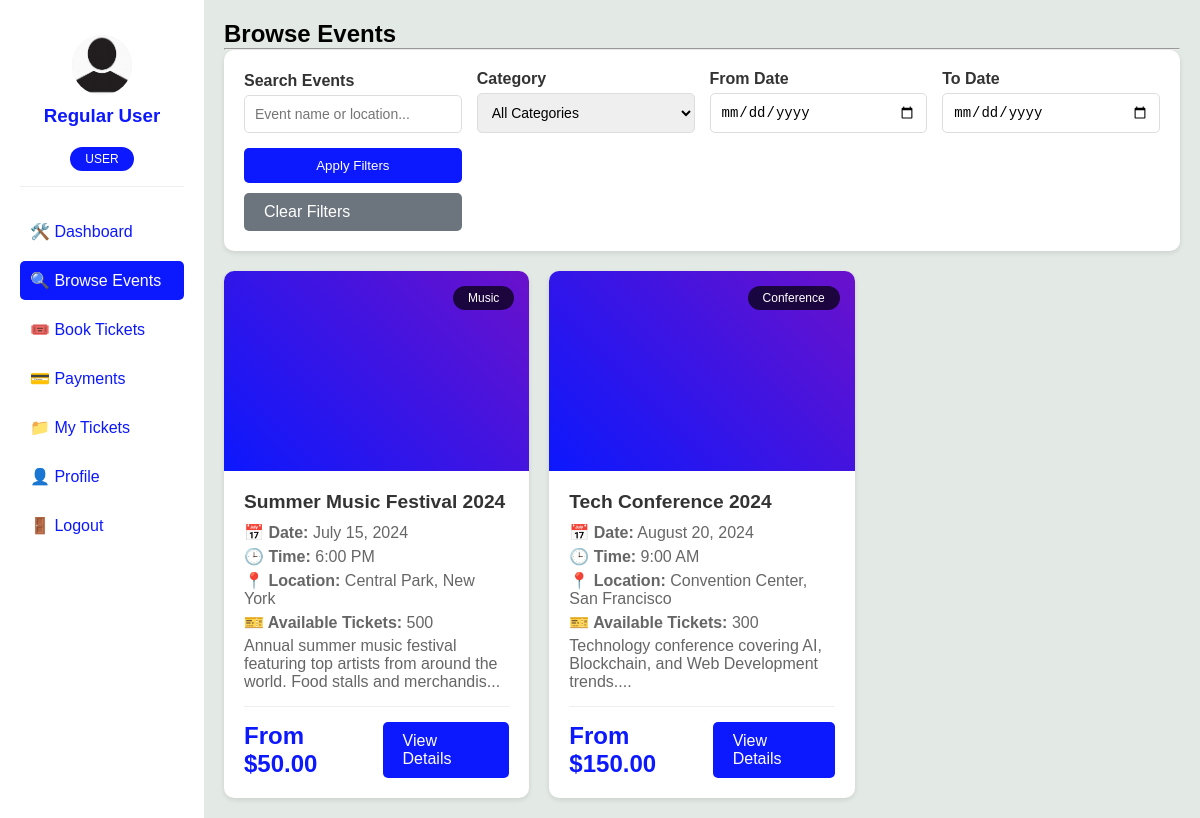
The app's page /user/browse.php (signed in) with its own data.
### tables this page shows
CREATE TABLE IF NOT EXISTS `events` (
  `id` int(11) NOT NULL AUTO_INCREMENT,
  `organizer_id` int(11) NOT NULL,
  `event_name` varchar(200) NOT NULL,
  `event_date` date NOT NULL,
  `event_time` time NOT NULL,
  `event_location` varchar(255) NOT NULL,
  `event_category` varchar(50) DEFAULT NULL,
  `ticket_price` decimal(10,2) NOT NULL,
  `total_tickets` int(11) NOT NULL,
  `event_description` text DEFAULT NULL,
  `created_at` timestamp DEFAULT CURRENT_TIMESTAMP,
  PRIMARY KEY (`id`),
  KEY `organizer_id` (`organizer_id`),
  KEY `event_date` (`event_date`)
);

CREATE TABLE IF NOT EXISTS `tickets` (
  `ticket_id` int(11) NOT NULL AUTO_INCREMENT,
  `event_id` int(11) NOT NULL,
  `ticket_type` varchar(50) NOT NULL,
  `price` decimal(10,2) NOT NULL,
  `total_quantity` int(11) NOT NULL,
  `available_quantity` int(11) NOT NULL,
  `sold_quantity` int(11) DEFAULT 0,
  `seat_layout` text DEFAULT NULL,
  `description` text DEFAULT NULL,
  `created_at` timestamp DEFAULT CURRENT_TIMESTAMP,
  PRIMARY KEY (`ticket_id`),
  KEY `event_id` (`event_id`),
  KEY `ticket_type` (`ticket_type`)
);

### config.php (called while the page is built, shortened)
<?php
try {
    $conn = new mysqli(DB_HOST, DB_USER, DB_PASS, DB_NAME);
} catch(Exception $e) {
    die("Connection failed: " . $e->getMessage());
}
function executeQuery($sql, $params = [], $types = "") {
    global $conn;
    $stmt = $conn->prepare($sql);
    if (!empty($params)) {
        $stmt->bind_param($types, ...$params);
    }
    $stmt->execute();
    return $stmt;
}
function fetchAll($sql, $params = [], $types = "") {
    $stmt = executeQuery($sql, $params, $types);
    $result = $stmt->get_result();
    $rows = [];
    while ($row = $result->fetch_assoc()) {
        $rows[] = $row;
    }
    return $rows;
}
function getAllEvents($filters = []) {
    $sql = "SELECT * FROM events WHERE 1=1";
    $params = [];
    $types = "";
    $sql .= " ORDER BY event_date ASC";
    return fetchAll($sql, $params, $types);
}
?>

### user/browse.php (the view, shortened to what this page needs)
<?php
require_once '../config.php';
$filters = [];
$search = $_GET['search'] ?? '';
$date_from = $_GET['date_from'] ?? '';
$date_to = $_GET['date_to'] ?? '';
$events = getAllEvents($filters);
?>
<!DOCTYPE html>
<html lang="en">
<head>
</head>
<body>
    <main>
        <aside>
            <div class="profile">
                <div class="img">
                    <img src="../img/pro.jpg" alt="<?php echo htmlspecialchars($_SESSION['full_name'] ?? 'User'); ?>">
                </div>
                <h3><?php echo htmlspecialchars($_SESSION['full_name'] ?? $_SESSION['username']); ?></h3>
                <div class="ro">USER</div>
            </div>
            <div class="roles">
                <a href="user_dash.php">🛠️ Dashboard</a>
                <a href="browse.php" class="act">🔍 Browse Events</a>
                <a href="book.php">🎟️ Book Tickets</a>
                <a href="ticket.php">💳 Payments</a>
                <a href="payment.php">📁 My Tickets</a>
                <a href="profile.php">👤 Profile</a>
                <a href="../logout.php">🚪 Logout</a>
            </div>
        </aside>
        <section>
            <h1>Browse Events</h1>
            <hr>
            <div class="filters-section">
                <form method="GET" class="filter-form">
                    <div class="form-group">
                        <label for="search">Search Events</label>
                        <input type="text" id="search" name="search" class="form-control"
                               placeholder="Event name or location..." value="<?php echo htmlspecialchars($search); ?>">
                    </div>
                    <div class="form-group">
                        <label for="category">Category</label>
                        <select id="category" name="category" class="form-control">
                            <option value="">All Categories</option>
                        </select>
                    </div>
                    <div class="form-group">
                        <label for="date_from">From Date</label>
                        <input type="date" id="date_from" name="date_from" class="form-control"
                               value="<?php echo htmlspecialchars($date_from); ?>">
                    </div>
                    <div class="form-group">
                        <label for="date_to">To Date</label>
                        <input type="date" id="date_to" name="date_to" class="form-control"
                               value="<?php echo htmlspecialchars($date_to); ?>">
                    </div>
                    <div class="form-group">
                        <button type="submit" class="btn btn-primary">Apply Filters</button>
                        <a href="browse.php" class="btn btn-secondary" style="margin-top: 10px;">Clear Filters</a>
                    </div>
                </form>
            </div>
            <div class="events-grid">
                <?php if (!empty($events)): ?>
                    <?php foreach ($events as $event):
                        $ticket_prices = fetchAll("SELECT price FROM tickets WHERE event_id = ? AND available_quantity > 0 ORDER BY price ASC", [$event['id']], "i");
                        $min_price = $ticket_prices[0]['price'] ?? 0;
                    ?>
                        <div class="event-card">
                            <div class="event-image">
                                <div class="event-category"><?php echo htmlspecialchars($event['event_category']); ?></div>
                            </div>
                            <div class="event-content">
                                <h3 class="event-title"><?php echo htmlspecialchars($event['event_name']); ?></h3>
                                <div class="event-details">
                                    <p><strong>📅 Date:</strong> <?php echo date('F d, Y', strtotime($event['event_date'])); ?></p>
                                    <p><strong>🕒 Time:</strong> <?php echo date('g:i A', strtotime($event['event_time'])); ?></p>
                                    <p><strong>📍 Location:</strong> <?php echo htmlspecialchars($event['event_location']); ?></p>
                                    <p><strong>🎫 Available Tickets:</strong> <?php echo $event['total_tickets']; ?></p>
                                    <?php if (!empty($event['event_description'])): ?>
                                        <p><?php echo substr(htmlspecialchars($event['event_description']), 0, 100); ?>...</p>
                                    <?php endif; ?>
                                </div>
                                <div class="event-footer">
                                    <?php if ($min_price > 0): ?>
                                        <div class="event-price">From $<?php echo number_format($min_price, 2); ?></div>
                                    <?php else: ?>
                                        <div class="event-price">Sold Out</div>
                                    <?php endif; ?>
                                    <a href="book.php?event_id=<?php echo $event['id']; ?>" class="btn btn-primary">View Details</a>
                                </div>
                            </div>
                        </div>
                    <?php endforeach; ?>
                <?php endif; ?>
            </div>
        </section>
    </main>
</body>
</html>

### user/browse.php (style rules this page uses)
* { margin: 0; padding: 0; box-sizing: border-box; }
body { height: 100vh; width: 100vw; background: #e3e9e4; font-family: Arial, sans-serif; }
main { display: flex; }
aside { width: 17%; padding: 20px; background: #fff; min-height: 100vh; position: fixed; height: 100%; }
section { width: 83%; margin-left: 17%; padding: 20px; }
.roles { display: flex; flex-direction: column; }
.roles a { text-decoration: none; color: #0c18fd; padding: 10px; margin: 5px 0; border-radius: 5px; transition: all 0.3s; }
.profile { text-align: center; margin-bottom: 20px; padding: 15px; border-bottom: 1px solid #eee; }
.profile h3 { color: #0c18fd; margin: 10px 0; }
.img { width: 60px; height: 60px; border-radius: 50%; margin: 0 auto 10px; overflow: hidden; background: #f0f0f0; display: flex; align-items: center; justify-content: center; }
.img img { width: 100%; height: 100%; object-fit: cover; }
.ro { background: #0c18fd; color: #fff; padding: 5px 15px; border-radius: 20px; display: inline-block; font-size: 12px; margin-top: 10px; }
.act { background: #0c18fd !important; color: #fff !important; }
.filters-section { background: white; padding: 20px; border-radius: 10px; margin-bottom: 20px; box-shadow: 0 2px 5px rgba(0,0,0,0.1); }
.filter-form { display: grid; grid-template-columns: repeat(auto-fit, minmax(200px, 1fr)); gap: 15px; align-items: end; }
.form-group { display: flex; flex-direction: column; }
.form-group label { margin-bottom: 5px; font-weight: bold; color: #333; }
.form-control { padding: 10px; border: 1px solid #ddd; border-radius: 5px; font-size: 14px; }
.btn { padding: 10px 20px; border: none; border-radius: 5px; cursor: pointer; text-decoration: none; display: inline-block; }
.btn-primary { background: #0c18fd; color: white; }
.btn-secondary { background: #6c757d; color: white; }
.events-grid { display: grid; grid-template-columns: repeat(auto-fill, minmax(300px, 1fr)); gap: 20px; margin-top: 20px; }
.event-card { background: white; border-radius: 10px; overflow: hidden; box-shadow: 0 2px 5px rgba(0,0,0,0.1); transition: transform 0.3s; }
.event-image { height: 200px; background: linear-gradient(45deg, #0c18fd, #6a11cb); position: relative; overflow: hidden; }
.event-category { position: absolute; top: 15px; right: 15px; background: rgba(0,0,0,0.7); color: white; padding: 5px 15px; border-radius: 20px; font-size: 12px; }
.event-content { padding: 20px; }
.event-title { font-size: 1.2em; font-weight: bold; margin-bottom: 10px; color: #333; }
.event-details { color: #666; margin: 10px 0; }
.event-details p { margin: 5px 0; }
.event-footer { display: flex; justify-content: space-between; align-items: center; margin-top: 15px; padding-top: 15px; border-top: 1px solid #eee; }
.event-price { font-size: 1.5em; font-weight: bold; color: #0c18fd; }

### records on screen
events: event_category "Music", event_name "Summer Music Festival 2024", event_date "July 15, 2024", event_time "6:00 PM", event_location "Central Park, New York", total_tickets "500", event_description "Annual summer music festival featuring top artists from around the world. Food stalls and merchandis", tickets.price "50.00"
events: event_category "Conference", event_name "Tech Conference 2024", event_date "August 20, 2024", event_time "9:00 AM", event_location "Convention Center, San Francisco", total_tickets "300", event_description "Technology conference covering AI, Blockchain, and Web Development trends.", tickets.price "150.00"

### other values on screen
$_SESSION['full_name'] "Regular User"
